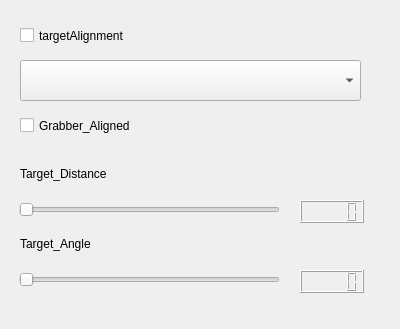
<?xml version="1.0" encoding="UTF-8"?>
<ui version="4.0">
 <class>grippersimulator</class>
 <widget class="QWidget" name="grippersimulator">
  <property name="geometry">
   <rect>
    <x>0</x>
    <y>0</y>
    <width>400</width>
    <height>329</height>
   </rect>
  </property>
  <property name="windowTitle">
   <string>Form</string>
  </property>
  <widget class="QComboBox" name="Alignment_Info">
   <property name="geometry">
    <rect>
     <x>20</x>
     <y>60</y>
     <width>341</width>
     <height>41</height>
    </rect>
   </property>
  </widget>
  <widget class="QSlider" name="distanceSlider">
   <property name="geometry">
    <rect>
     <x>19</x>
     <y>200</y>
     <width>261</width>
     <height>20</height>
    </rect>
   </property>
   <property name="orientation">
    <enum>Qt::Horizontal</enum>
   </property>
  </widget>
  <widget class="QSlider" name="angleSlider">
   <property name="geometry">
    <rect>
     <x>19</x>
     <y>270</y>
     <width>261</width>
     <height>20</height>
    </rect>
   </property>
   <property name="orientation">
    <enum>Qt::Horizontal</enum>
   </property>
  </widget>
  <widget class="QLCDNumber" name="distanceLCD">
   <property name="geometry">
    <rect>
     <x>300</x>
     <y>200</y>
     <width>64</width>
     <height>23</height>
    </rect>
   </property>
  </widget>
  <widget class="QLCDNumber" name="angleLCD">
   <property name="geometry">
    <rect>
     <x>300</x>
     <y>270</y>
     <width>64</width>
     <height>23</height>
    </rect>
   </property>
  </widget>
  <widget class="QLabel" name="distanceLabel">
   <property name="geometry">
    <rect>
     <x>20</x>
     <y>160</y>
     <width>221</width>
     <height>27</height>
    </rect>
   </property>
   <property name="text">
    <string>Target_Distance</string>
   </property>
  </widget>
  <widget class="QLabel" name="angleLabel">
   <property name="geometry">
    <rect>
     <x>20</x>
     <y>230</y>
     <width>231</width>
     <height>27</height>
    </rect>
   </property>
   <property name="text">
    <string>Target_Angle</string>
   </property>
  </widget>
  <widget class="QCheckBox" name="targetAlignment">
   <property name="geometry">
    <rect>
     <x>20</x>
     <y>20</y>
     <width>201</width>
     <height>31</height>
    </rect>
   </property>
   <property name="text">
    <string>targetAlignment</string>
   </property>
  </widget>
  <widget class="QCheckBox" name="Grabber_Aligned">
   <property name="geometry">
    <rect>
     <x>20</x>
     <y>110</y>
     <width>261</width>
     <height>31</height>
    </rect>
   </property>
   <property name="text">
    <string>Grabber_Aligned</string>
   </property>
  </widget>
 </widget>
 <resources/>
 <connections/>
</ui>
